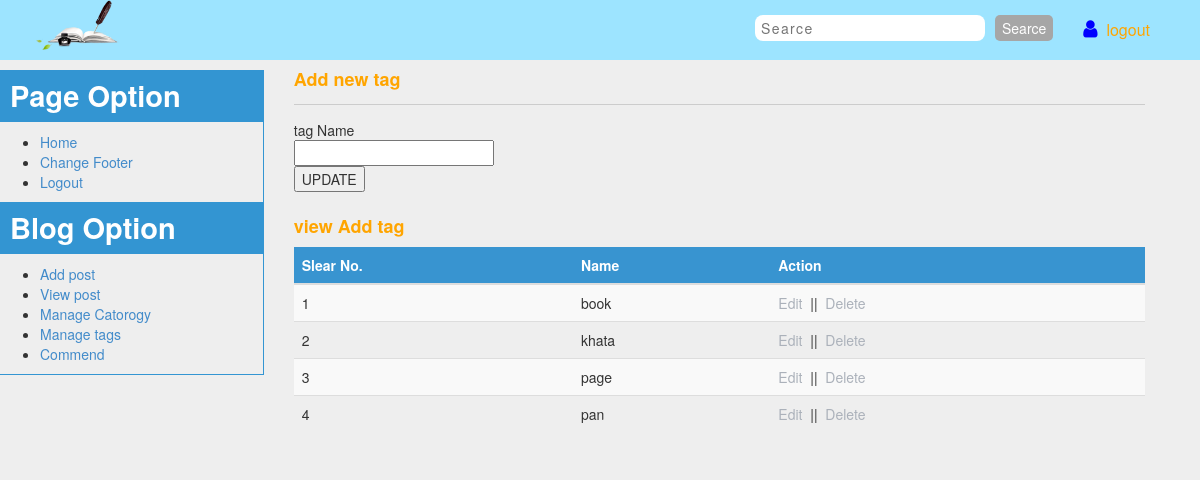
The page /admin/manage_tag.php (signed in) on the database its author committed.
### tables this page shows
CREATE TABLE `tbl_tag` (
  `tag_id` int(11) NOT NULL,
  `tag_name` varchar(255) NOT NULL
);

### admin/manage_tag.php (the view, shortened to what this page needs)
<?php include('header.php');?>
<?php
include('../config.php');
?>
<div class="heading">
    <h4>Add new tag </h4>
    <hr>
    <form action="" method="post">
        <table>
            <tr>
                <td>tag Name</td>
            </tr>
            <tr>
                <td><input class="short" type="text" name="tag_name"></td>
            </tr>
            <tr>
                <td>
                    <input type="submit" name="form_up" value="UPDATE" >
                </td>
            </tr>
        </table>
    </form>
    <div class="view_table">
        <h4> view Add tag </h4>
            <table class="table table-striped category_table">
          <thead>
                <tr>
                  <th scope="col">Slear No.</th>
                  <th scope="col">Name</th>
                  <th scope="col">Action</th>
                </tr>
          </thead>
          <tbody>
            <?php
                $i=0;
                $statement = $db->prepare("SELECT * FROM tbl_tag ORDER BY tag_name ASC ");
                $statement->execute();
                $result=$statement->fetchAll(PDO::FETCH_ASSOC);
                foreach ($result as $row) {
                $i++;
            ?>
              <tr>
                  <td scope="row"><?php echo $i;?></td>
                  <td><?php echo $row['tag_name']; ?></td>
              <td>
                    <a class="fancybox" href="#inline<?php echo $i; ?>">Edit</a>
                    &nbsp;||&nbsp;
                    <a onclick="return confirmdelete();" href="manage_tag.php?id= <?php echo $row['tag_id'];?>">Delete</a>
              </td>
            </tr>
            <?php
        }
        ?>
          </tbody>
        </table>
    </div>
</div>
<?php include('footer.php');?>

### admin/style.css (style rules this page uses)
html { color: #222; font-size: 1em; line-height: 1.4; }
hr { display: block; height: 1px; border: 0; border-top: 1px solid #ccc; margin: 1em 0; padding: 0; }
.heading h4 { color: orange; font-weight: bold; }
input.short[type='text'] { width: 200px; }
.category_table tr td a { color: #ABB1BA; }
.category_table tr th { background: #3894D0; color: #fff; }
.view_table { margin-top: 25px; }
body { background: #eee !important; }

### rows shown on the page
tbl_tag: tag_name "book"
tbl_tag: tag_name "khata"
tbl_tag: tag_name "page"
tbl_tag: tag_name "pan"
